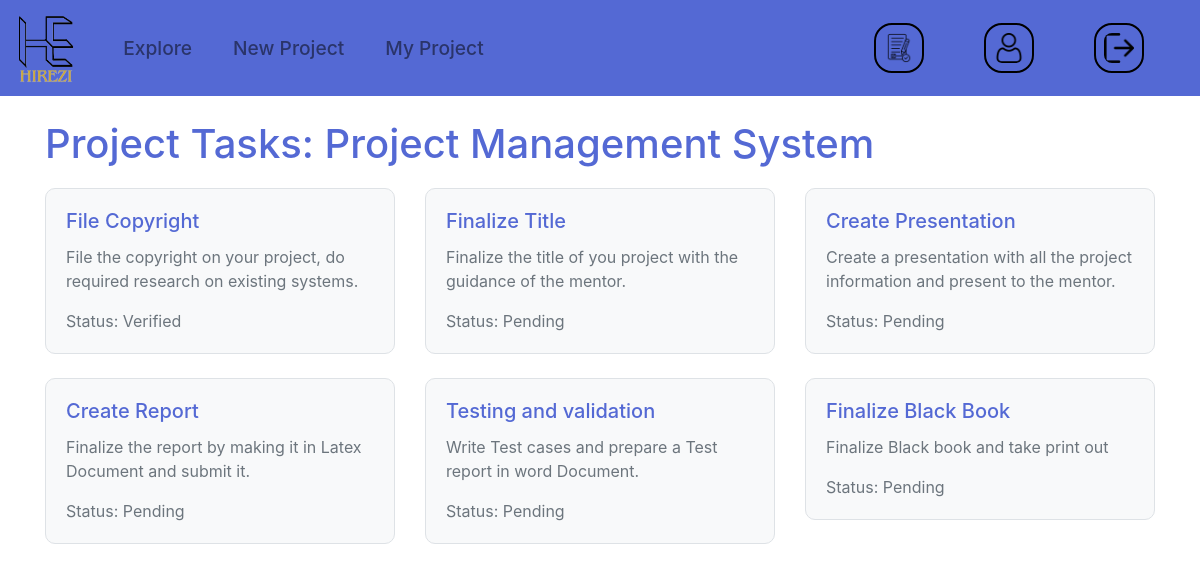
/project/1/tasks/, run on the app's committed database.
### college/models.py (models this page shows, shortened)
class Project(models.Model):
    project_title = models.CharField(max_length=200)
    project_domain = models.ForeignKey(Domain, on_delete=models.DO_NOTHING)
    College=models.ForeignKey(College,on_delete=models.DO_NOTHING,default=1)
    tech_stack=models.ForeignKey(TechStack, on_delete=models.DO_NOTHING)
    member_details_1 = models.ForeignKey(Student,related_name='member_1', on_delete=models.CASCADE,null=True, blank=True)
    member_details_2 = models.ForeignKey(Student,related_name='member_2' ,on_delete=models.CASCADE,null=True, blank=True)
    member_details_3 = models.ForeignKey(Student,related_name='member_3', on_delete=models.CASCADE,null=True, blank=True)
    member_details_4 = models.ForeignKey(Student,related_name='member_4', on_delete=models.CASCADE,null=True, blank=True)
    current_yr=models.IntegerField(null=True, blank=True)
    mentor_id=models.ForeignKey(Mentor,on_delete=models.CASCADE,null=True, blank=True)
    timeline_id=models.ForeignKey(Timeline,on_delete=models.CASCADE,null=True, blank=True)
    panel_id = models.ForeignKey(Panel, on_delete=models.SET_NULL, blank=True, null=True)
    abstract=models.CharField(max_length=500,blank=True, null=True)
    support_doc = models.FileField(upload_to='documents/', blank=True, null=True)
    image_1 = models.ImageField(upload_to='images/', blank=True, null=True)
    image_2 = models.ImageField(upload_to='images/', blank=True, null=True)
    communications_presentation_score=models.IntegerField(null=True, blank=True)
    innovation_score=models.IntegerField(null=True, blank=True)
    coding_standards_score=models.IntegerField(null=True, blank=True)
    societal_score=models.IntegerField(null=True, blank=True)
    national_representation_score=models.IntegerField(null=True, blank=True)
    sponsored=models.BooleanField(default=False)
    published=models.BooleanField(default=False)
    copyrighted=models.BooleanField(default=False)
    def __str__(self):
        return self.project_title

class ProjectTask(models.Model):
    STATUS_CHOICES = [
        ('Pending', 'Pending'),
        ('Completed', 'Completed'),
        ('InProgress', 'In Progress'),
        ('Submitted','Submitted'),
        ('Reassigned','Re Assigned'),
        ('Verified','Verified')
    ]
    project = models.ForeignKey(Project, on_delete=models.CASCADE)
    task_name = models.ForeignKey(Task, on_delete=models.CASCADE)
    status = models.CharField(max_length=20, choices=STATUS_CHOICES, default='Pending')
    response = models.TextField(blank=True, null=True)
    remark = models.TextField(blank=True, null=True)
    score=models.IntegerField(default=0)
    document = models.FileField(upload_to='documents/', blank=True, null=True)
    def __str__(self):
        return f"{self.project} - {self.task_name}"

class Task(models.Model):
    name = models.CharField(max_length=200)
    description = models.TextField()
    due_date = models.DateField()
    notification_date = models.DateField()
    task_total_score=models.IntegerField()
    def __str__(self):
        return self.name

### student/views.py (the view)
# urls.py: path('project/<int:project_id>/tasks/', views.project_tasks, name='project_tasks'),
def project_tasks(request, project_id):
    try:
        project = Project.objects.get(id=project_id)
        print(project)
        tasks=ProjectTask.objects.filter(project=project)
        print(tasks)
    except tasks.DoesNotExist:
        return HttpResponse("Project does not exist")
    return render(request, 'students/tasks.html', {'project': project, 'tasks': tasks})

### templates/students/tasks.html (shortened to what this page needs)
{%extends 'students/student_base.html'%}
{%block body%}
<div class="container">
    <h1>Project Tasks: {{ project.project_title }}</h1>
    <div class="task-list">
        {% if tasks %}
            <div class="row">
                {% for task in tasks %}
                    <div class="col-md-4 mb-4">
                        <div class="card" style="cursor: pointer;" onclick="openTaskDetailsPage('{{ task.id }}')">
                            <div class="card-body">
                                <h5 class="card-title">{{ task.task_name.name }}</h5>
                                <p class="card-text">{{ task.task_name.description }}</p>
                                <p class="card-text">Status: {{ task.status }}</p>
                            </div>
                        </div>
                    </div>
                {% endfor %}
            </div>
        {% else %}
            <p>No tasks found for this project.</p>
        {% endif %}
    </div>
</div>
{%endblock%}

### data on the page
Project: project_title "Project Management System"
ProjectTask: task_name.name "File Copyright", task_name.description "File the copyright on your project, do required research on existing systems.", status "Verified"
ProjectTask: task_name.name "Finalize Title", task_name.description "Finalize the title of you project with the guidance of the mentor.", status "Pending"
ProjectTask: task_name.name "Create Presentation", task_name.description "Create a presentation with all the project information and present to the mentor.", status "Pending"
ProjectTask: task_name.name "Create Report", task_name.description "Finalize the report by making it in Latex Document and submit it.", status "Pending"
ProjectTask: task_name.name "Testing and validation", task_name.description "Write Test cases and prepare a Test report in word Document.", status "Pending"
ProjectTask: task_name.name "Finalize Black Book", task_name.description "Finalize Black book and take print out", status "Pending"
